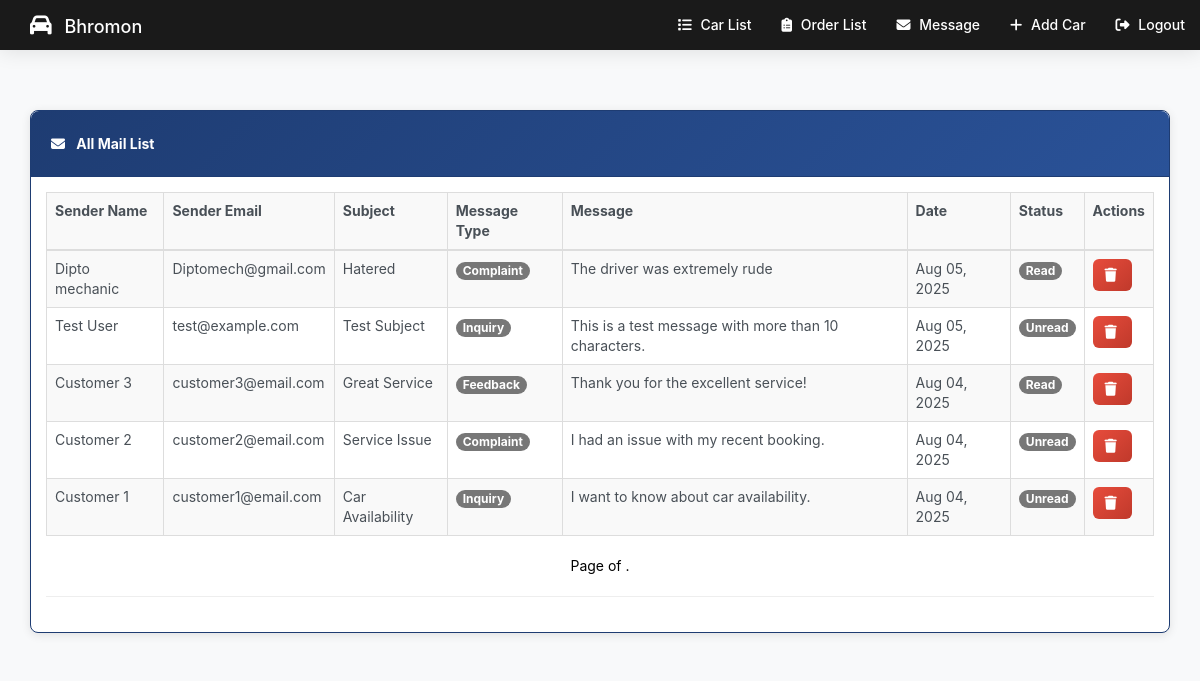
Screenshot of /message/ with the database file from the repository.
### system/models.py (models this page shows, shortened)
class Message(models.Model):
    MESSAGE_TYPES = [
        ('inquiry', 'General Inquiry'),
        ('complaint', 'Complaint'),
        ('feedback', 'Feedback'),
        ('support', 'Support Request'),
    ]
    sender_name = models.CharField(max_length=200)
    sender_email = models.EmailField()
    client = models.ForeignKey(Client, on_delete=models.SET_NULL, null=True, blank=True)
    message_type = models.CharField(max_length=20, choices=MESSAGE_TYPES, default='inquiry')
    subject = models.CharField(max_length=200)
    message = models.TextField()
    is_read = models.BooleanField(default=False)
    created_at = models.DateTimeField(auto_now_add=True, null=True, blank=True)
    response = models.TextField(null=True, blank=True)
    responded_at = models.DateTimeField(null=True, blank=True)
    class Meta:
        ordering = ['-created_at']
        indexes = [
            models.Index(fields=['is_read', 'created_at']),
            models.Index(fields=['message_type']),
        ]

### system/views.py (the view)
# urls.py: path('message/', admin_msg, name='admin_message'),
def admin_msg(request):
    msg = Message.objects.order_by('-id')
    context={
        "car": msg,
    }
    return render(request, 'admin_msg.html', context)

### templates/admin_msg.html (shortened to what this page needs)
{% extends 'base.html' %}
{% load crispy_forms_tags %}
{% block nav %}
    <div class="collapse navbar-collapse" id="myNavbar">
      <ul class="nav navbar-nav navbar-right">
        <li><a href="{% url 'adminIndex' %}"><span class="fas fa-list"></span> Car List</a></li>
        <li><a href="{% url 'order_list' %}"><span class="fas fa-clipboard-list"></span> Order List</a></li>
        <li><a href="{% url 'message' %}"><span class="fas fa-envelope"></span> Message</a></li>
         <li><a href="{% url 'car_create' %}"><span class="fas fa-plus"></span> Add Car</a></li>
        <li><a href="{% url 'logout' %}"><span class="fas fa-sign-out-alt"></span> Logout</a></li>
      </ul>
    </div>
{% endblock %}
{% block body %}
<div class='container table-responsive'>
<div class="panel panel-primary">
  <div class="panel-heading"><h5><strong><span class="fas fa-envelope"></span> All Mail List</strong></h5> </div>
    <div class="panel-body">
  <table class="table table-bordered table-striped table-hover">
   <tr>
    <td><strong>Sender Name</strong></td>
    <td><strong>Sender Email</strong></td>
    <td><strong>Subject</strong></td>
    <td><strong>Message Type</strong></td>
    <td><strong>Message</strong></td>
    <td><strong>Date</strong></td>
    <td><strong>Status</strong></td>
    <td><strong>Actions</strong></td>
  </tr>
      <tbody>
      {% for ob in car %}
    <tr>
    <td>{{ob.sender_name}}</td>
    <td>{{ob.sender_email}}</td>
    <td>{{ob.subject}}</td>
    <td><span class="badge badge-info">{{ob.message_type|title}}</span></td>
    <td>{{ob.message|truncatewords:10}}</td>
    <td>{{ob.created_at|date:"M d, Y"}}</td>
    <td>
        {% if ob.is_read %}
            <span class="badge badge-success">Read</span>
        {% else %}
            <span class="badge badge-warning">Unread</span>
        {% endif %}
    </td>
    <td>
         <a href="{% url 'msg_delete' ob.id %}"><button type="button" class="btn btn-danger" onclick="return getConfirmation()"><span class="fas fa-trash"></span></button></a>
    </td>
    </tr>
    {% endfor %}
</tbody>
  </table>
<nav>
  <ul class="pager">
      <li class="previous" style="color: black !important;">
          Page {{ car.number }} of {{ car.paginator.num_pages }}.
    </li>
  </ul>
</nav>
        <hr>
</div>
</div>
</div>
{% endblock %}

### static/css/style.css (style rules this page uses)
body { background: #f8f9fa; font-family: 'Inter', 'Segoe UI', sans-serif; color: #495057; }
.navbar li a, .navbar .navbar-brand { color: #ffffff !important; font-weight: 500; }
.panel { margin-top:25px; }
.panel-primary { border-color: #f1f1f1 !important; }
.btn-danger { background: linear-gradient(135deg, #e74c3c 0%, #c0392b 100%) !important; border: none !important; border-radius: 6px !important; font-weight: 500 !important; }
.fas { margin-right: 8px; }
.nav li a .fas { margin-right: 5px; }
.btn .fas { margin-right: 3px; }
.panel { background: #fff; border: 1px solid #e0e0e0; border-radius: 8px; box-shadow: 0 2px 10px rgba(0,0,0,0.1); transition: box-shadow 0.3s ease; }
.panel-heading { background: linear-gradient(135deg, #1e3c72 0%, #2a5298 100%) !important; color: #fff !important; border-radius: 8px 8px 0 0 !important; padding: 15px 20px; font-weight: 500; }
.panel-primary { border-color: #1e3c72 !important; }
.panel-primary .panel-heading { background: linear-gradient(135deg, #1e3c72 0%, #2a5298 100%) !important; border-color: #1e3c72 !important; }

### rows the page displays
Message: sender_name "Dipto mechanic", sender_email "Diptomech@gmail.com", subject "Hatered", message_type "Complaint", message "The driver was extremely rude", created_at "Aug 05, 2025", is_read "Read"
Message: sender_name "Test User", sender_email "test@example.com", subject "Test Subject", message_type "Inquiry", message "This is a test message with more than 10 characters.", created_at "Aug 05, 2025", is_read "Unread"
Message: sender_name "Customer 3", sender_email "customer3@email.com", subject "Great Service", message_type "Feedback", message "Thank you for the excellent service!", created_at "Aug 04, 2025", is_read "Read"
Message: sender_name "Customer 2", sender_email "customer2@email.com", subject "Service Issue", message_type "Complaint", message "I had an issue with my recent booking.", created_at "Aug 04, 2025", is_read "Unread"
Message: sender_name "Customer 1", sender_email "customer1@email.com", subject "Car Availability", message_type "Inquiry", message "I want to know about car availability.", created_at "Aug 04, 2025", is_read "Unread"
